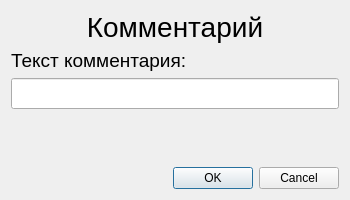
<?xml version="1.0" encoding="UTF-8"?>
<ui version="4.0">
 <class>CommentDialog</class>
 <widget class="QDialog" name="CommentDialog">
  <property name="geometry">
   <rect>
    <x>0</x>
    <y>0</y>
    <width>350</width>
    <height>200</height>
   </rect>
  </property>
  <property name="windowTitle">
   <string>Комментарий</string>
  </property>
  <layout class="QVBoxLayout" name="verticalLayout">
   <item>
    <widget class="QLabel" name="commentTitleLabel">
     <property name="font">
      <font>
       <pointsize>21</pointsize>
      </font>
     </property>
     <property name="text">
      <string>Комментарий</string>
     </property>
     <property name="alignment">
      <set>Qt::AlignCenter</set>
     </property>
    </widget>
   </item>
   <item>
    <widget class="QLabel" name="commentTextLabel">
     <property name="font">
      <font>
       <pointsize>14</pointsize>
      </font>
     </property>
     <property name="text">
      <string>Текст комментария:</string>
     </property>
    </widget>
   </item>
   <item>
    <widget class="QLineEdit" name="commentTextLineEdit">
     <property name="font">
      <font>
       <pointsize>14</pointsize>
      </font>
     </property>
    </widget>
   </item>
   <item>
    <spacer name="verticalSpacer">
     <property name="orientation">
      <enum>Qt::Vertical</enum>
     </property>
     <property name="sizeHint" stdset="0">
      <size>
       <width>20</width>
       <height>100</height>
      </size>
     </property>
    </spacer>
   </item>
   <item>
    <widget class="QDialogButtonBox" name="buttonBox">
     <property name="orientation">
      <enum>Qt::Horizontal</enum>
     </property>
     <property name="standardButtons">
      <set>QDialogButtonBox::Cancel|QDialogButtonBox::Ok</set>
     </property>
    </widget>
   </item>
  </layout>
 </widget>
 <resources/>
 <connections>
  <connection>
   <sender>buttonBox</sender>
   <signal>accepted()</signal>
   <receiver>CommentDialog</receiver>
   <slot>accept()</slot>
   <hints>
    <hint type="sourcelabel">
     <x>248</x>
     <y>254</y>
    </hint>
    <hint type="destinationlabel">
     <x>157</x>
     <y>274</y>
    </hint>
   </hints>
  </connection>
  <connection>
   <sender>buttonBox</sender>
   <signal>rejected()</signal>
   <receiver>CommentDialog</receiver>
   <slot>reject()</slot>
   <hints>
    <hint type="sourcelabel">
     <x>316</x>
     <y>260</y>
    </hint>
    <hint type="destinationlabel">
     <x>286</x>
     <y>274</y>
    </hint>
   </hints>
  </connection>
 </connections>
</ui>
